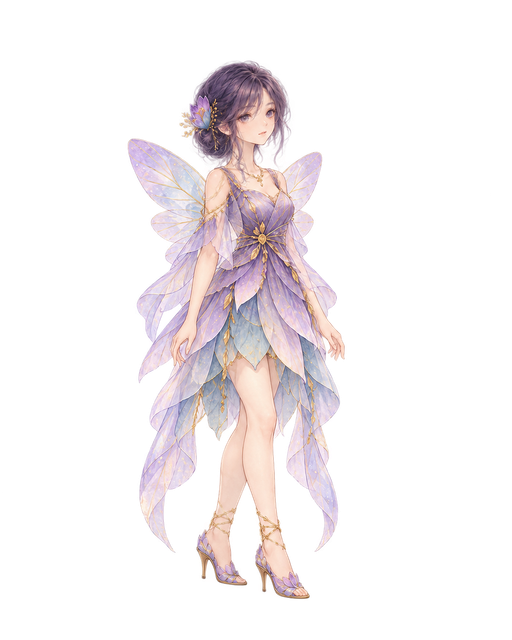
#> input picture Resources/fairy/production/animation/swing_pose_v2/idle_front_3q.png, 512 x 640 px, given in place of fairy_first_approved.png, which was not available
$ python build_assets.py
#> lines starting #> are read from the running program, lines starting #| are printed output that depends on the picture; pictures that were not available may be replaced by others from this repository, and a replacement may not be noted
"""Register newly authored pose sheets; never edit the approved master.
Python compositing/extraction was explicitly authorized by the user.
"""
from pathlib import Path
from PIL import Image, ImageDraw
import hashlib, json, shutil

ROOT=Path(__file__).resolve().parents[5]
HERE=Path(__file__).resolve().parent
RUNTIME=ROOT/'mobile/assets/garden/fairy/swing-pose-v2'
REVIEW=ROOT/'Resources/fairy/production/review/swing_pose_v2'
CELL=(512,640)

def build():
 RUNTIME.mkdir(parents=True,exist_ok=True); REVIEW.mkdir(parents=True,exist_ok=True)
 atlas=Image.new('RGBA',(2048,1920)); frames=[]
#> after `atlas = Image.new('RGBA', (2048, 1920))`: atlas: PIL image 2048x1920 RGBA; every value is 0
 def register(name,im,scale,root,hips,contact=None,support=None):
  # One uniform scale per authored sheet, never per body part or per frame.
#> called with name = 'idle_front_3q', scale = 0.476, root = (674, 1178), hips = (655, 676)
  scaled=im.resize((round(im.width*scale),round(im.height*scale)),Image.Resampling.LANCZOS)
  dx=round(256-root[0]*scale);dy=round(600-root[1]*scale)
#> after `dx = round(256 - root[0] * scale)`: dx = -65
#> after `dy = round(600 - root[1] * scale)`: dy = 39
  frame=Image.new('RGBA',CELL);frame.alpha_composite(scaled,(dx,dy))
#> after `frame = Image.new('RGBA', CELL)`: frame: PIL image 512x640 RGBA; every value is 0
  index=len(frames);x=(index%4)*512;y=(index//4)*640
  atlas.alpha_composite(frame,(x,y));frame.save(HERE/(name+'.png'))
  transform=lambda p:[round(p[0]*scale+dx,4),round(p[1]*scale+dy,4)]
  frames.append(dict(id=name,index=index,rect=[x,y,512,640],root=[256,600],hips=transform(hips),
    contact=transform(contact) if contact else None,support=support))
 master=ROOT/'Resources/fairy/production/master/fairy_first_approved.png'
 register('idle_front_3q',Image.open(master),540/1134,(674,1178),(655,676))
 walk=Image.open(HERE/'walk_source.png')
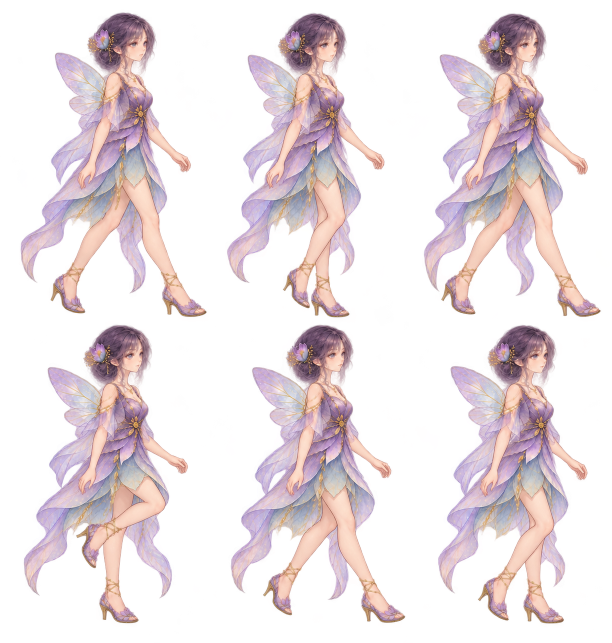
#> input picture Resources/fairy/production/animation/swing_pose_v2/walk_source.png, 1223 x 1286 px (shown at 1/2 size)
#> walk is the input picture: PIL image 1223x1286 RGBA; mean R, G, B, A 95.8, 80.8, 85.1, 88
 # Source grid: 3 x 2, original alpha retained. Registration uses shoe baseline.
 roots=[(256,632),(256,632),(256,632),(256,605),(256,605),(256,605)]
 contacts=[(353,626),(270,632),(353,626),(237,605),(354,605),(285,605)]
 labels=['near_heel','near_sole','near_toe','far_heel','far_sole','far_toe']
 for i in range(6):
  col=i%3;row=i//3
  # The generated first shoe crosses the nominal grid edge. Use inspected empty
  # gutters, not the grid line, so the complete shoe stays in its own frame.
  gutters=[(0,430),(435,815),(820,walk.width)]
  left,right=gutters[col]
  box=(left,round(row*walk.height/2),right,round((row+1)*walk.height/2))
  correction=round(col*walk.width/3)-left
  shift=lambda p:(p[0]+correction,p[1])
  register('walk_'+str(i),walk.crop(box),.9,shift(roots[i]),shift((256,365 if row==0 else 340)),shift(contacts[i]),labels[i])
#> this loop made 6 passes
#> (x in register, y in register) on passes 1 to 6: (512, 0), (1024, 0), (1536, 0), (0, 640), (512, 640), (1024, 640)
#> pass 1, in register (call 2), `scaled=im.resize((round(im.width*scale),round(im.height*scale)),Image...`:
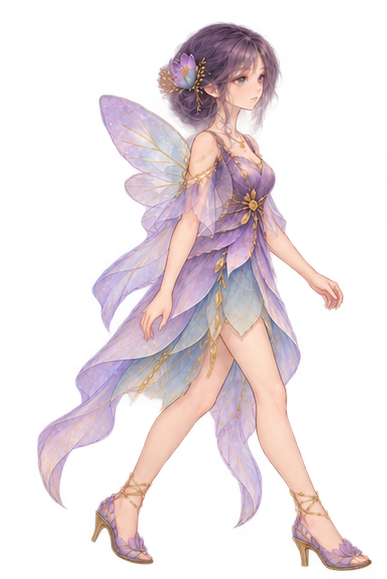
#> scaled: PIL image 387x579 RGBA; mean R, G, B, A 90.9, 76.4, 80.3, 86.2; transparent parts drawn white
 back=Image.open(HERE/'back_source.png')
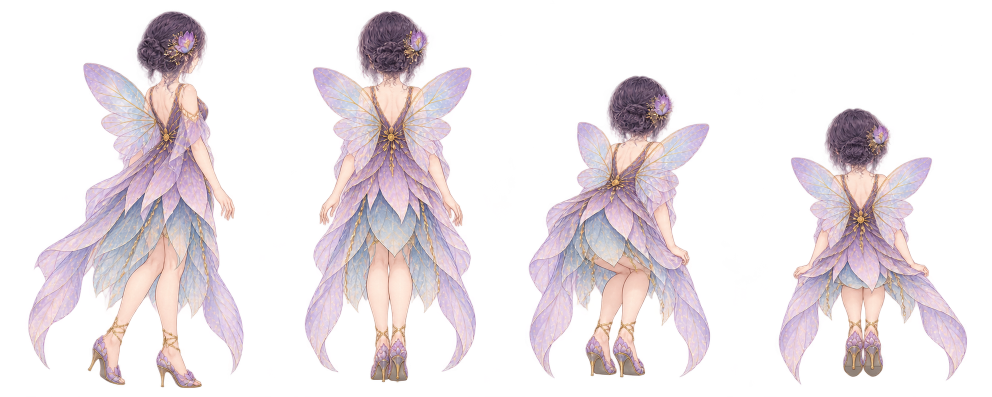
#> input picture Resources/fairy/production/animation/swing_pose_v2/back_source.png, 1983 x 793 px (shown at 1/2 size)
#> back is the input picture: PIL image 1983x793 RGBA; mean R, G, B, A 87.7, 77.4, 81.9, 84.8
 # Anatomical pivots manually registered in each equal source cell.
 back_data=[('turn_rear_3q',(300,775),(300,472)),('stand_back',(287,765),(287,474)),
  ('lower_back',(259,757),(259,523)),('sit_back',(260,754),(260,547))]
 for i,(name,root,hips) in enumerate(back_data):
  box=(round(i*back.width/4),0,round((i+1)*back.width/4),back.height)
  register(name,back.crop(box),.72,root,hips)
#> this loop made 4 passes
#> (x in register, y in register) on passes 1 to 4: (1536, 640), (0, 1280), (512, 1280), (1024, 1280)
#> pass 1, in register (call 8), `scaled=im.resize((round(im.width*scale),round(im.height*scale)),Image...`:
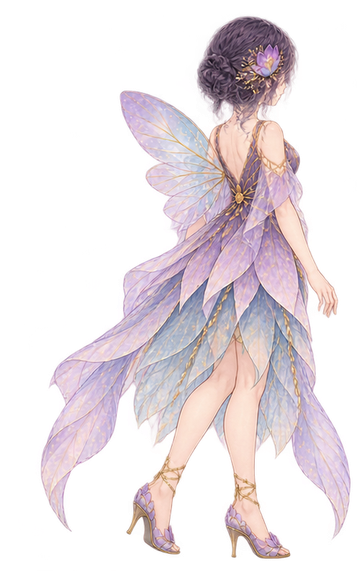
#> scaled: PIL image 357x571 RGBA; mean R, G, B, A 101.7, 90.5, 95.3, 99.7; transparent parts drawn white
#> pass 2, in register (call 9), `scaled=im.resize((round(im.width*scale),round(im.height*scale)),Image...`:
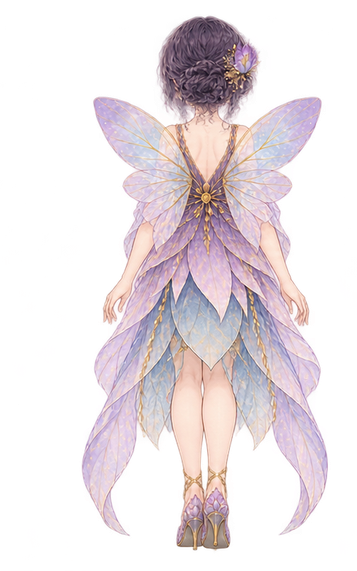
#> scaled: PIL image 357x571 RGBA; mean R, G, B, A 99.5, 87.7, 92.9, 96.9; transparent parts drawn white
 atlas.save(HERE/'poses.png');shutil.copyfile(HERE/'poses.png',RUNTIME/'poses.png')
#> after `atlas.save(HERE / 'poses.png')`:
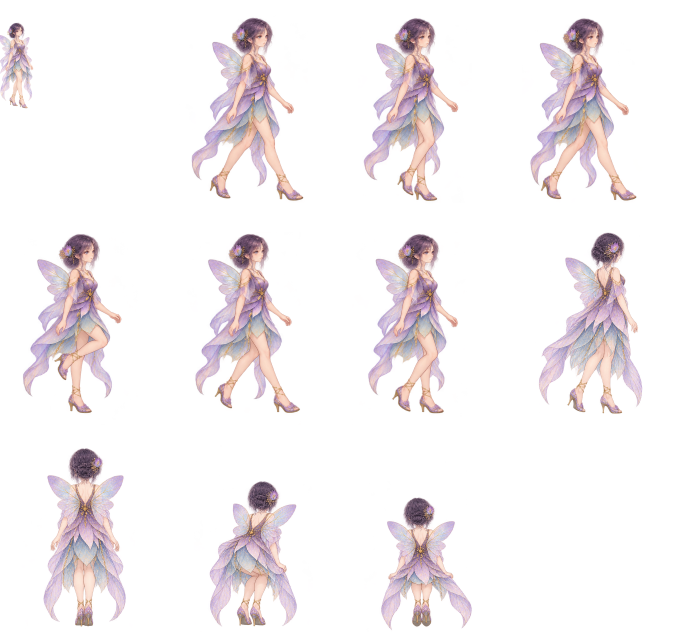
#> saved as poses.png: PIL image 2048x1920 RGBA (shown at 1/3 size); mean R, G, B, A 49.9, 42.8, 45.2, 47.1; transparent parts drawn white
 manifest={'status':'NEW_POSE_ART_PENDING_MANUAL_REVIEW','method':'built-in image generation; uniform sheet registration',
  'authority':'../../master/fairy_first_approved.png','authority_sha256':hashlib.sha256(master.read_bytes()).hexdigest(),
  'cell':CELL,'atlas_size':atlas.size,'world_scale':.2,'walk_cycle_distance':48,'walk_sequence':[1,2,3,4],'frames':frames,
  'notes':['Dedicated authored poses, not rotations/mirrors of the front master.',
   'Foot contact coordinates are review calibration; no production Garden integration.']}
 (HERE/'manifest.json').write_text(json.dumps(manifest,indent=2)+'\n')
 ts='// Generated by build_assets.py; candidate pose art awaits manual approval.\n'
 ts+='export const FAIRY_POSE_FRAMES='+json.dumps(frames,indent=2)+' as const;\n'
 ts+='export const FAIRY_POSE_SCALE=0.2;\nexport const FAIRY_WALK_CYCLE_DISTANCE=48;\n'
 (ROOT/'mobile/src/components/fairy/fairyPoseMetadata.ts').write_text(ts)
 # Review contact sheet retains each frame's registered canvas.
 sheet=Image.new('RGBA',atlas.size,'#e7ebe2');sheet.alpha_composite(atlas)
#> after `sheet.alpha_composite(atlas)`:
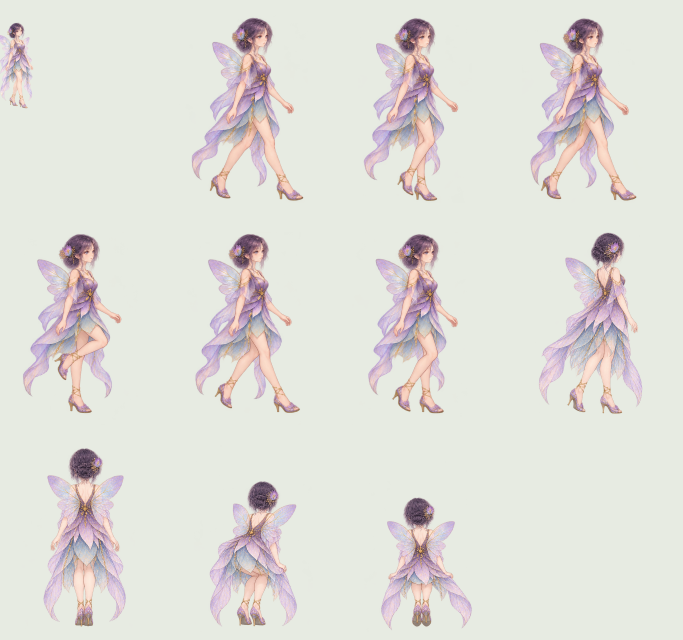
#> sheet: PIL image 2048x1920 RGBA (shown at 1/3 size); mean R, G, B, A 225, 223.4, 217.6, 255
 d=ImageDraw.Draw(sheet)
 for f in frames:d.text((f['rect'][0]+8,f['rect'][1]+615),f['id'],fill='#253229')
#> this loop made 11 passes
 sheet.convert('RGB').save(REVIEW/'pose_contact_sheet.png')
 (REVIEW/'validation.json').write_text(json.dumps({'source_hash':manifest['authority_sha256'],'pose_count':len(frames),
  'rgba':True,'canvas':CELL,'master_modified':False,'manual_review_required':True},indent=2)+'\n')
 print('Registered',len(frames),'poses; atlas',atlas.size)
#| Registered 11 poses; atlas (2048, 1920)

if __name__=='__main__':build()
